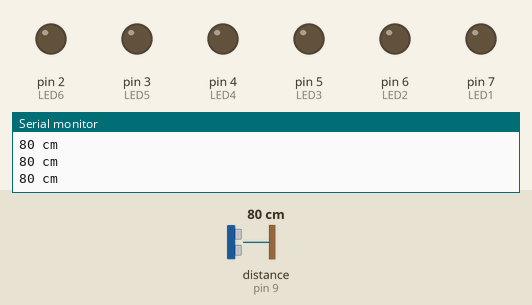
The sketch below on a simulated Arduino Uno, built with avr-gcc and run on an emulated ATmega328P. Shown: output pins drawn as LEDs (lit = HIGH), the last lines printed to the serial monitor. Wiring (inferred from the names in the program): ultrasonic range finder: trigger pin 10; echo pin 9. Inputs (shaded band) come from the test bench; at power-on: distance to the obstacle (sensor on pin 9) 80 cm. The echo pulse lasts 58.3 µs per cm; pins used as bus, display or sensor lines are not drawn.

Above: at 1.2 s.
1.3 s: distance to the obstacle (sensor on pin 9) set to 16 cm
2.8 s: distance to the obstacle (sensor on pin 9) set to 13 cm
At 4.1 s:
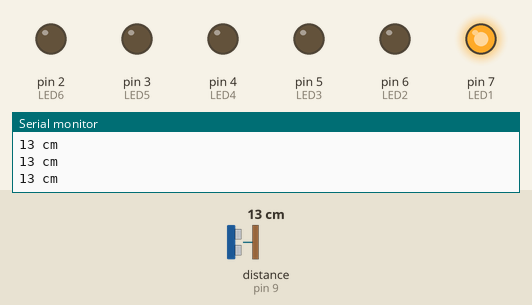
4.4 s: distance to the obstacle (sensor on pin 9) set to 2 cm
At 5.5 s:
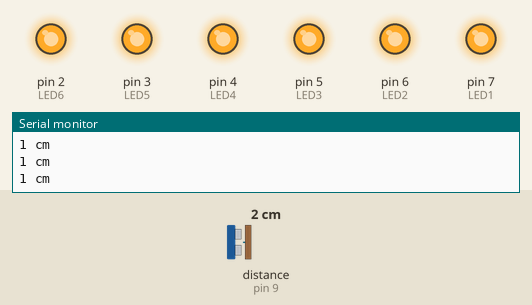
6.0 s: distance to the obstacle (sensor on pin 9) set to 4 cm
7.5 s: distance to the obstacle (sensor on pin 9) set to 7 cm
At 8.6 s:
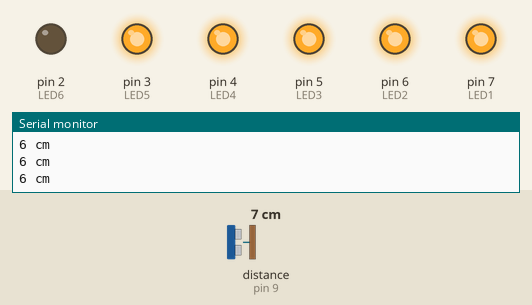
9.1 s: distance to the obstacle (sensor on pin 9) set to 9 cm
At 9.8 s:
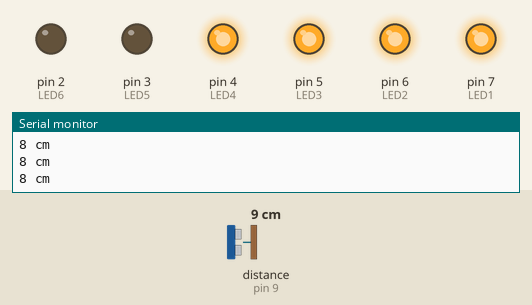
Timing chart, 0 to 11.7 s (numbered marks = the images above; inputs shaded):
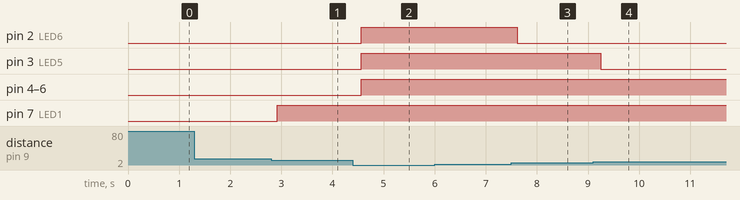

Measured:
- the behaviour switches between 15 and 14 cm on distance to the obstacle (sensor on pin 9) (found by bisection; images 0 and 1)
- the behaviour switches between 5 and 6 cm on distance to the obstacle (sensor on pin 9) (found by bisection; images 2 and 3)
- the behaviour switches between 7 and 8 cm on distance to the obstacle (sensor on pin 9) (found by bisection; images 3 and 4)
- after the input at 2.8 s, pin 7 (LED1): LOW → HIGH after 0.12 s
- after the input at 4.4 s, pin 2 (LED6), pin 3 (LED5), pin 4 (LED4), pin 5 (LED3), pin 6 (LED2): LOW → HIGH after 0.16 s
- after the input at 7.5 s, pin 2 (LED6): HIGH → LOW after 0.12 s
- after the input at 9.1 s, pin 3 (LED5): HIGH → LOW after 0.15 s

The sketch:

Sensor_Ultrasonico_Con_LEDs.ino
```cpp
int LED1 = 7;
int LED2 = 6;
int LED3 = 5;
int LED4 = 4;
int LED5 = 3;
int LED6 = 2;
int TRIG = 10;
int ECHO = 9;
int DURACION;
int DISTANCIA;

void setup() {
  pinMode(TRIG, OUTPUT);
  pinMode(ECHO, INPUT);
  pinMode(LED1, OUTPUT);
  pinMode(LED2, OUTPUT);
  pinMode(LED3, OUTPUT);
  pinMode(LED4, OUTPUT);
  pinMode(LED5, OUTPUT);
  pinMode(LED6, OUTPUT);
  Serial.begin(9600);
}

void loop() {
  DISTANCIA = getDistancia();
  if (DISTANCIA <= 4) {
    digitalWrite(LED6, HIGH);
  } else {
    digitalWrite(LED6, LOW);
  }
  if (DISTANCIA <= 6) {
    digitalWrite(LED5, HIGH);
  } else {
    digitalWrite(LED5, LOW);
  }
  if (DISTANCIA <= 8) {
    digitalWrite(LED4, HIGH);
  } else {
    digitalWrite(LED4, LOW);
  }
  if (DISTANCIA <= 10) {
    digitalWrite(LED3, HIGH);
  } else {
    digitalWrite(LED3, LOW);
  }
  if (DISTANCIA <= 12) {
    digitalWrite(LED2, HIGH);
  } else {
    digitalWrite(LED2, LOW);
  }
  if (DISTANCIA <= 14) {
    digitalWrite(LED1, HIGH);
  } else {
    digitalWrite(LED1, LOW);
  }
  Serial.print(DISTANCIA);
  Serial.println(" cm");
}

int getDistancia() {
  digitalWrite(TRIG, HIGH);
  delay(1);
  digitalWrite(TRIG, LOW);
  DURACION = pulseIn(ECHO, HIGH);
  delay(100);
  return DURACION / 58.2;
}
```
